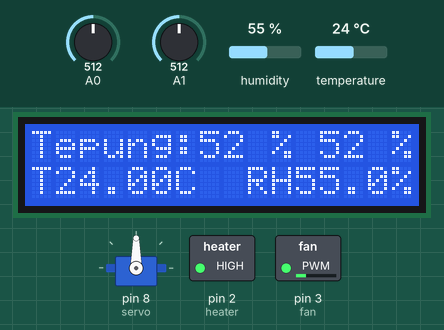
Bench run of a sketch on a simulated Arduino Uno, built with avr-gcc and run on an emulated ATmega328P. Parts: 16×2 character LCD, servo, switched loads named in the sketch (green lamp = pin HIGH). The test bench sets the inputs (shaded band); at power-on: humidity 55 %, temperature 24 °C, A0 = 512, A1 = 512. What the sketch prints to the serial monitor is not drawn.

Above: at 3.2 s.
3.3 s: humidity set to 51 %
At 8.7 s:
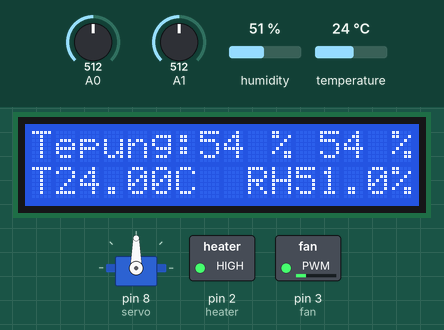
13.8 s: humidity set to 48 %
At 18.2 s:
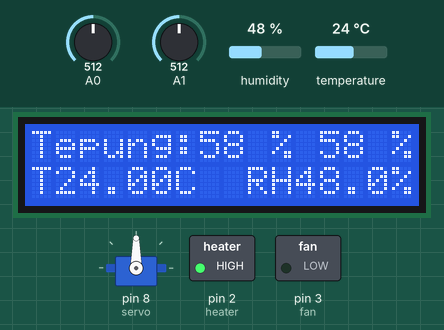
24.3 s: temperature set to 34.6 °C
At 28.9 s:
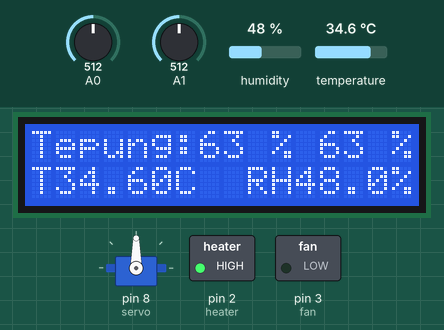
30.1 s: temperature set to 35.4 °C
At 33.7 s:
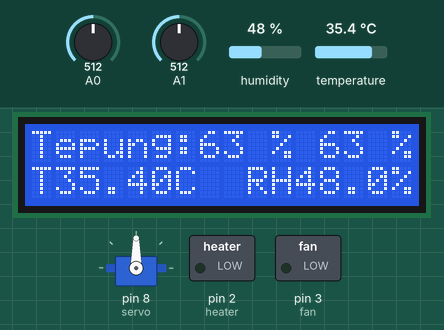
35.9 s: humidity set to 68 %
At 39.6 s:
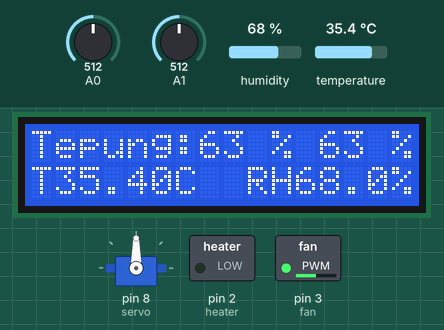
41.7 s: A0 set to 306
At 44.4 s:
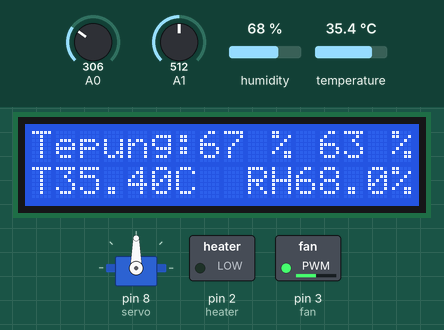
Timing chart, 0 to 45.9 s (numbered marks = the images above; inputs shaded):
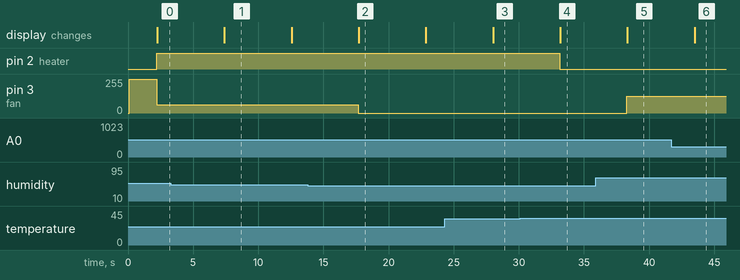

The sketch:

control_system_tapioka_v4.ino
```cpp
/*
 * AHT10 : berhasil
 * LCD : berhasil
 * Relay : sudah bisa bunyi, belum di tes tegangan
 * Humidity 1 : sudah work, perlu recalibrate
 * Humidity 2 : sudah work, perlu di calibrate
 * Servo : sudah work
 */


#include <Adafruit_AHT10.h>
#include <Servo.h>
#include <Wire.h>
#include <LiquidCrystal_I2C.h>

Adafruit_AHT10 aht;

LiquidCrystal_I2C lcd(0x27,16,2);

float rtemp;
float rhumid;

#define heater 2        // relay lampu pemanas di pin 2
#define fan 3           // transistor fan control pin 3

const int wet1 = 200;    // perlu dikalibrasi
const int dry1 = 1023;
const int wet2 = 200;    // perlu dikalibrasi
const int dry2 = 1023;

int m11=50;
int m12=50;
int m13=50;
int m14=50;
int m15=50;
int m16=50;
int m21=50;
int m22=50;
int m23=50;
int m24=50;
int m25=50;
int m26=50;

Servo servo;

void setup()
{
  Serial.begin(9600);
  lcd.init();
  lcd.backlight();
  aht.begin();
/*
  if (! aht.begin()) {
    Serial.println("Could not find AHT10? Check wiring");
    while (1) delay(10);
  }
  */
  //Serial.println("AHT10 found");

  lcd.setCursor(0,0);
  lcd.print("    TTG RAS");
  lcd.setCursor(0,1);
  lcd.print("    FTMD ITB");

  pinMode(fan, OUTPUT);           // set fan as output
  analogWrite(fan,255);         // initial fan on
  pinMode(heater, OUTPUT);        // set heater as output
  digitalWrite(heater,LOW);       // initial heater off
  servo.attach(8);                // servo control pin 8
  servo.write(90);                 // initial servo at 0 deg
  delay(2000);
}

void loop()
{
  sensors_event_t humidity, temp;
  aht.getEvent(&humidity, &temp);
  rtemp = temp.temperature;
  rhumid = humidity.relative_humidity;
  int moists1=analogRead(A0);  // read moisture sensor 1 value at pin A0
  int moist11 = map(moists1, wet1, dry1, 100, 0);    // map the sensor 1 value to 0 to 100 %
  int moists2=analogRead(A1);  // read moisture sensor 2 value at pin A1
  int moist22 = map(moists2, wet2, dry2, 100, 0);

  m11 = m12;
  m12 = m13;
  m13 = m14;
  m14 = m15;
  m15 = m16;
  m16 = moist11;
  int moist1 = (m11+m12+m13+m14+m15+m16)/6;

  m21 = m22;
  m22 = m23;
  m23 = m24;
  m24 = m25;
  m25 = m26;
  m26 = moist22;
  int moist2 = (m21+m22+m23+m24+m25+m26)/6;


  // Monitor
  Serial.print("Humidity (%): ");
  Serial.println(rhumid);
  Serial.print("Temperature (C): ");
  Serial.println(rtemp);
  Serial.print("Flour Moisture 1 (%): ");
  Serial.println(moist1);
  Serial.print("Flour Moisture 2 (%): ");
  Serial.println(moist2);

  lcd.clear();
  if(rtemp<32.0){                 // if the room temperature <32 centigrade
    digitalWrite(heater,HIGH);    // turn on the heater lamp
  }else if (rtemp>35.0){
      digitalWrite(heater,LOW);   // turn off the heater lamp
  }
  if(rhumid<50){        // FAN
    analogWrite(fan,0);
  }else if (rhumid<60){
    analogWrite(fan,63);
  }else if (rhumid<70){
    analogWrite(fan,127);
  }else if (rhumid<80){
    analogWrite(fan,191);
  }else{
    analogWrite(fan,255);
  }
  if(moist1<=1 && moist1>=-1 && moist2<=1 && moist2>=-1){     // if the moisture of tepung <= 3%
    analogWrite(fan,0);        // turn off the fan
    digitalWrite(heater,LOW);     // turn off the heater
    servo.write(0);              // indicator on
    lcd.setCursor(0,0);
    lcd.print("! SUDAH KERING !");
    lcd.setCursor(0,1);
    lcd.print("Tepung:");
    lcd.setCursor(7,1);
    lcd.print(moist1);
    lcd.setCursor(10,1);
    lcd.print("%");
    lcd.setCursor(12,1);
    lcd.print(moist2);
    lcd.setCursor(15,1);
    lcd.print("%");
  }else{                          // if the tepung's moisture suddenly goes up >5%
  servo.write(90);               // indicator off
  lcd.clear();
  lcd.setCursor(0,0);
  lcd.print("Tepung:");
  lcd.setCursor(7,0);
  lcd.print(moist1);
  lcd.setCursor(10,0);
  lcd.print("%");
  lcd.setCursor(12,0);
  lcd.print(moist2);
  lcd.setCursor(15,0);
  lcd.print("%");

  lcd.setCursor(0,1);
  lcd.print("T");
  lcd.setCursor(1,1);
  lcd.print(rtemp);
  lcd.setCursor(6,1);
  lcd.print("C");
  lcd.setCursor(9,1);
  lcd.print("RH");
  lcd.setCursor(11,1);
  lcd.print(rhumid);
  lcd.setCursor(15,1);
  lcd.print("%");
  }
  delay(5000);                   // check every 5 seconds
}
```

Measured:
- the behaviour switches between 50 and 49 % on humidity (found by bisection; images 1 and 2)
- the behaviour switches between 35 and 35.1 °C on temperature (found by bisection; images 3 and 4)
- after the input at 13.8 s, pin 3 (fan): 63/255 → 0/255 after 3.9 s
- after the input at 24.3 s, the display: changes after 3.7 s (image 3)
- after the input at 30.1 s, pin 2 (heater): HIGH → LOW after 3.0 s; the display: changes after 3.1 s (image 4)
- after the input at 35.9 s, pin 3 (fan): 0/255 → 127/255 after 2.4 s; the display: changes after 2.4 s (image 5)
- after the input at 41.7 s, the display: changes after 1.8 s (image 6)
